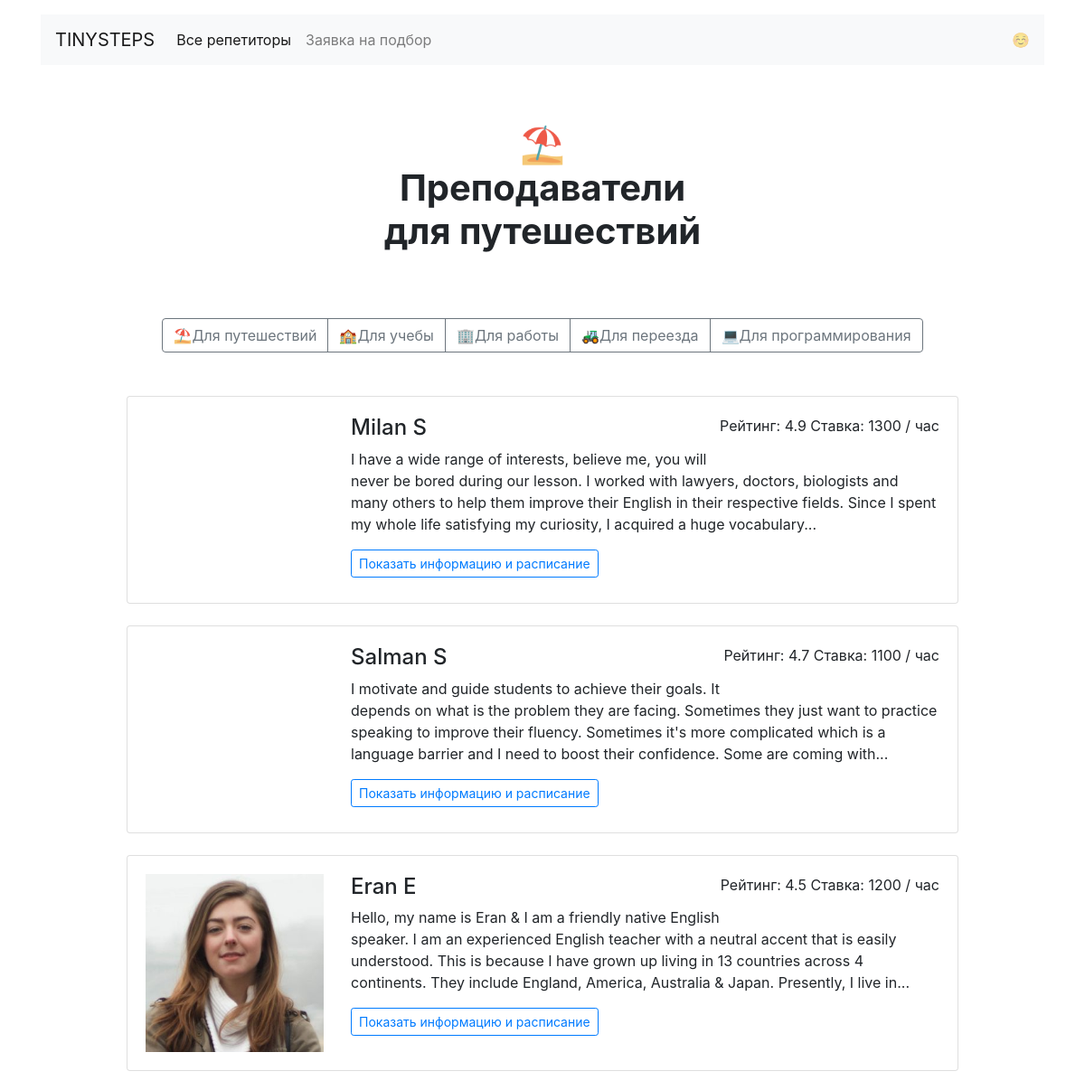
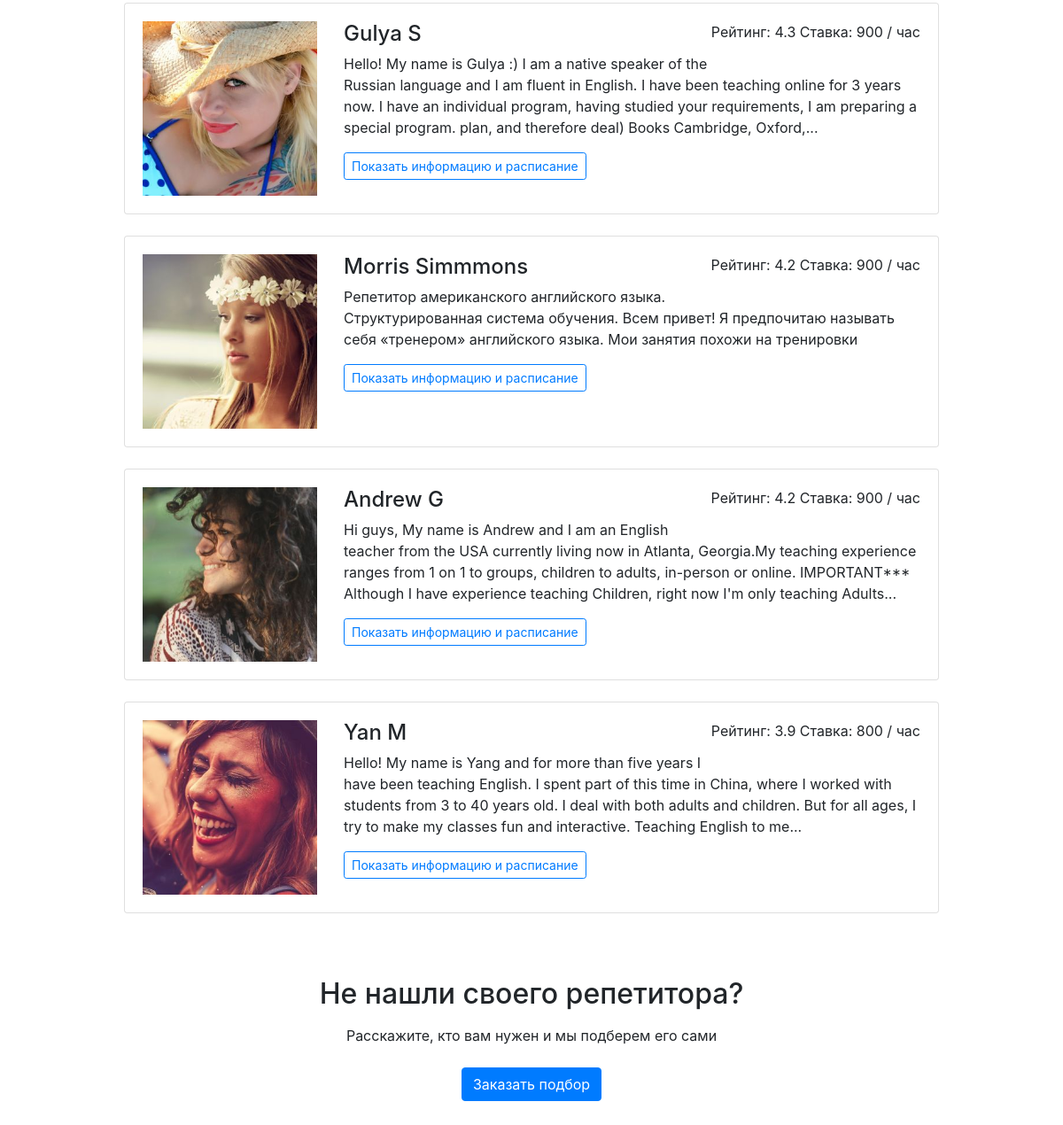
Page /goals/travel/ on the committed database (2 pictures, top to bottom).
### models.py (models this page shows)
class Goal(db.Model):
    __tablename__ = 'goals'
    id = db.Column(db.Integer, primary_key=True)
    title = db.Column(db.String, nullable=False, unique=True)
    trans_title = db.Column(db.String, nullable=False, unique=True)
    image = db.Column(db.String, nullable=False, unique=True)
    teachers = db.relationship("Teacher", secondary=teachers_goals_association, back_populates='goals')

class Teacher(db.Model):
    __tablename__ = 'teachers'
    id = db.Column(db.Integer, primary_key=True)
    name = db.Column(db.String, nullable=False)
    picture = db.Column(db.String, nullable=False)
    price = db.Column(db.Integer, nullable=False)
    goals = db.relationship("Goal", secondary=teachers_goals_association, back_populates="teachers")
    about = db.Column(db.String, nullable=False)
    rating = db.Column(db.REAL, nullable=False)
    timerecords = db.relationship("TimeRecord", back_populates="teacher")

### app.py (the view)
@app.route('/goals/<goal>/')
def render_goal(goal):
    local_goal = db.session.query(Goal).filter(Goal.title==goal).first_or_404()
    teachers = sorted(local_goal.teachers, key=lambda t: t.rating, reverse=True)
    goals = db.session.query(Goal).all()
    return render_template('goal.html', teachers=teachers, goals=goals, goal=local_goal)

### templates/goal.html
{% extends 'base.html' %}
{% block goal %}
    <h1 class="h1 text-center w-50 mx-auto mt-1 py-5 mb-4"><strong>{{ goal.image }}<br>Преподаватели<br>{{ goal.trans_title.lower() }}</strong></h1>
    <div class="text-center mb-5">
      <div class="btn-group mx-auto mb-0" role="group" aria-label="Basic example">
      {% for goal in goals %}
        <a class="btn btn-outline-secondary" href={{ url_for('render_goal', goal=goal.title) }} >{{ goal.image }}{{ goal.trans_title }}</a>
      {% endfor %}
      </div>
    </div>
      <div class="row">
      <div class="col-12 col-lg-10 offset-lg-1 m-auto">
    {% for teacher in teachers %}
        <div class="card mb-4">
          <div class="card-body">
            <div class="row">
              <div class="col-3"><img src={{ teacher.picture }} class="img-fluid" alt=""></div>
              <div class="col-9">
                <p class="float-right">Рейтинг: {{ teacher.rating }} Ставка: {{ teacher.price }} / час</p>
                <h2 class="h4">{{ teacher.name }}</h2>
                <p>{{ teacher.about|truncate(300) }}</p>
                <a class="btn btn-outline-primary btn-sm mr-3 mb-2" href={{ url_for('render_profile', id=teacher.id) }}>Показать информацию и расписание</a>
              </div>
            </div>
          </div>
        </div>
    {% endfor %}
      </div>
    </div>
{% endblock %}

### rows in the picture
Goal: image "⛱", trans_title "для путешествий", trans_title "Для путешествий"
Goal: image "🏫", trans_title "Для учебы"
Goal: image "🏢", trans_title "Для работы"
Goal: image "🚜", trans_title "Для переезда"
Goal: image "💻", trans_title "Для программирования"
Teacher: rating "4.9", price "1300", name "Milan S", about "I have a wide range of interests, believe me, you will never be bored during our lesson. I worked with lawyers, doctors, biologists and many others to help them improve their English in their respective fields. Since I spent my whole life satisfying my curiosity, I acquired a huge vocabulary..."
Teacher: rating "4.7", price "1100", name "Salman S", about "I motivate and guide students to achieve their goals. It depends on what is the problem they are facing. Sometimes they just want to practice speaking to improve their fluency. Sometimes it's more complicated which is a language barrier and I need to boost their confidence. Some are coming with..."
Teacher: picture (picture), rating "4.5", price "1200", name "Eran E", about "Hello, my name is Eran & I am a friendly native English speaker. I am an experienced English teacher with a neutral accent that is easily understood. This is because I have grown up living in 13 countries across 4 continents. They include England, America, Australia & Japan. Presently, I live in..."
Teacher: picture (picture), rating "4.3", price "900", name "Gulya S", about "Hello! My name is Gulya :) I am a native speaker of the Russian language and I am fluent in English. I have been teaching online for 3 years now. I have an individual program, having studied your requirements, I am preparing a special program. plan, and therefore deal) Books Cambridge, Oxford,..."
Teacher: picture (picture), rating "4.2", price "900", name "Morris Simmmons", about "Репетитор американского английского языка. Структурированная система обучения. Всем привет! Я предпочитаю называть себя «тренером» английского языка. Мои занятия похожи на тренировки"
Teacher: picture (picture), rating "4.2", price "900", name "Andrew G", about "Hi guys, My name is Andrew and I am an English teacher from the USA currently living now in Atlanta, Georgia.My teaching experience ranges from 1 on 1 to groups, children to adults, in-person or online. IMPORTANT*** Although I have experience teaching Children, right now I'm only teaching Adults..."
Teacher: picture (picture), rating "3.9", price "800", name "Yan M", about "Hello! My name is Yang and for more than five years I have been teaching English. I spent part of this time in China, where I worked with students from 3 to 40 years old. I deal with both adults and children. But for all ages, I try to make my classes fun and interactive. Teaching English to me..."
